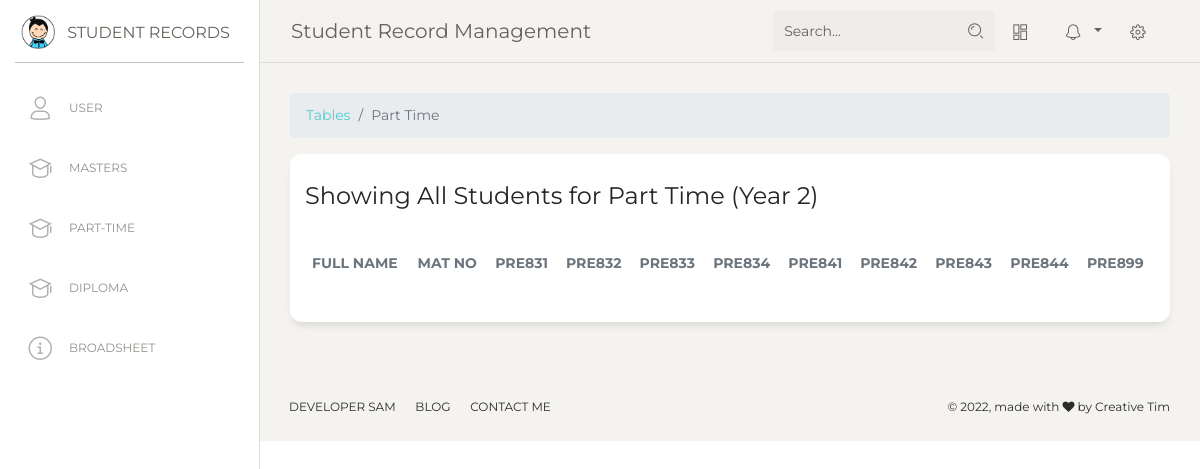
The app's page /students/result.php?prog=part_time&c=2.1 with its own data.
### tables this page shows
CREATE TABLE `part_time_courses` (
  `id` int(11) NOT NULL,
  `course_id` varchar(11) NOT NULL,
  `course_code` varchar(255) NOT NULL,
  `credit_load` int(11) NOT NULL,
  `course_name` varchar(255) NOT NULL
);

### students/result.php (the view, shortened to what this page needs)
<?php
    require_once '../config/DB.php';
    $db =  new DB();
    $conn = $db->conn;
    if (isset($_GET['prog']) && isset($_GET['c'])) {
      extract($_GET);
      if ($c < 2) {
        $sql = "SELECT * FROM {$prog}_courses WHERE course_id > 1 AND course_id < 2 ORDER BY course_id ASC";
        $year = 1;
      } elseif ($c > 2) {
        $sql = "SELECT * FROM {$prog}_courses WHERE course_id > 2 ORDER BY course_id ASC" ;
        $year = 2;
      }
      $courses = $conn->query($sql)->fetch_all(MYSQLI_ASSOC);
    } else {
        header('location: ./user');
    }
?>
<?php include '../inc/head.php' ?>
<body class="">
  <div class="wrapper ">
    <div class="sidebar" data-color="white" data-active-color="danger">
      <div class="logo">
        <a href="#" class="simple-text logo-mini">
          <div class="logo-image-small">
            <img src="../assets/img/logo-small.png">
          </div>
        </a>
        <a href="#" class="simple-text logo-normal">
          Student Records
        </a>
      </div>
      <div class="sidebar-wrapper">
        <ul class="nav">
          <li class="">
            <a href="./user">
              <i class="nc-icon nc-single-02"></i>
              <p>User</p>
            </a>
          </li>
          <li>
            <a href="./masters">
              <i class="nc-icon nc-hat-3"></i>
              <p>Masters</p>
            </a>
          </li>
          <li>
            <a href="./part-time">
              <i class="nc-icon nc-hat-3"></i>
              <p>Part-Time</p>
            </a>
          </li>
          <li>
            <a href="./diploma">
              <i class="nc-icon nc-hat-3"></i>
              <p>Diploma</p>
            </a>
          </li>
          <li>
            <a href="./broadsheet">
              <i class="nc-icon nc-alert-circle-i"></i>
              <p>Broadsheet</p>
            </a>
          </li>
        </ul>
      </div>
    </div>
    <div class="main-panel">
      <?php include '../inc/navbar.php'; ?>
      <div class="content">
        <div class="row">
          <div class="col-md-12">
            <div >
              <ol class="breadcrumb">
                <li class="breadcrumb-item"><a href="./broadsheet.php">Tables</a></li>
                <li class="breadcrumb-item active" aria-current="page"><?= $prog == 'part_time' ? 'Part Time' : ucfirst($prog); ?></li>
              </ol>
            </div>
            <div class="card">
              <div class="card-header">
                <h4 class="card-title">Showing All Students for <?= $prog == 'part_time' ? 'Part Time' : ucwords($prog); ?><?= " (Year $year)" ?></h4>
              </div>
              <div class="card-body">
                <div class="table-responsive">
                  <table class="table">
                    <thead>
                        <th class="th-sm text-secondary">Full Name</th>
                        <th class="th-sm  text-secondary">Mat No</th>
                        <?php foreach($courses as $course): ?>
                            <?php extract($course) ?>
                            <th class="th-sm text-secondary">PRE<?= $course_code; ?></th>
                        <?php endforeach; ?>
                    </thead>
                  </table>
                </div>
              </div>
            </div>
          </div>
        </div>
      </div>
      <?php include '../inc/footer.php' ?>
    </div>
  </div>
</body>
</html>

### records on screen
part_time_courses: course_code "831"
part_time_courses: course_code "832"
part_time_courses: course_code "833"
part_time_courses: course_code "834"
part_time_courses: course_code "841"
part_time_courses: course_code "842"
part_time_courses: course_code "843"
part_time_courses: course_code "844"
part_time_courses: course_code "899"

### other values on screen
$year "2"
